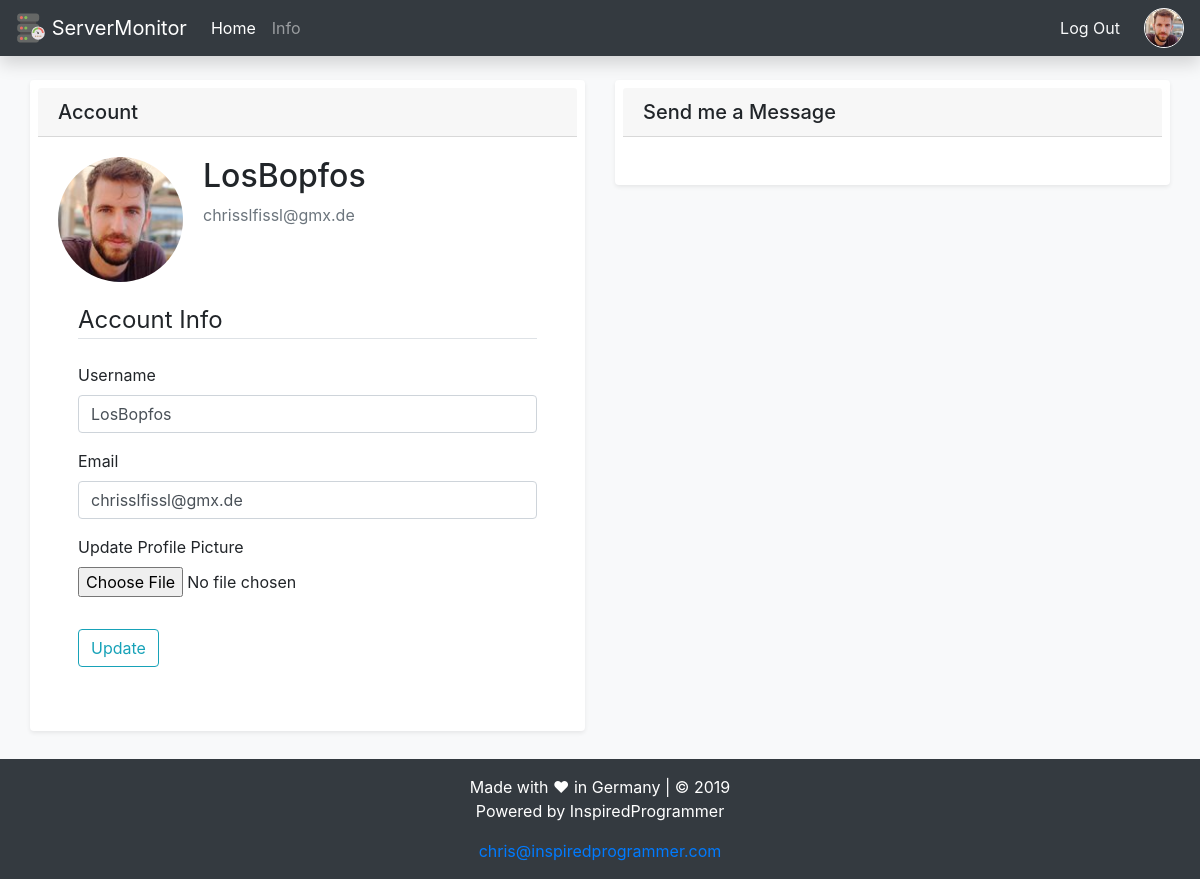
Page /account (signed in) on the committed database.
### monitor/models.py (models this page shows, shortened)
class User(db.Model, UserMixin):
    id = db.Column(db.Integer, primary_key=True)
    username = db.Column(db.String(20), unique=True, nullable=False)
    email = db.Column(db.String(20), unique=True, nullable=False)
    image_file = db.Column(db.String(20), nullable=False, default='default.jpg')
    password = db.Column(db.String(60), nullable=False)

### monitor/users/routes.py (the view)
@users.route("/account", methods=('GET', 'POST'))
@login_required
def account():
    form = UpdateAccountForm()
    if form.validate_on_submit():
        if form.picture.data:
            picture_file = save_picture(form.picture.data)
            current_user.image_file = picture_file
        current_user.username = form.username.data
        current_user.email = form.email.data
        db.session.commit()
        flash("Your account has been updated!", 'success')
        return redirect(url_for('users.account'))
    elif request.method == 'GET':
        form.username.data = current_user.username
        form.email.data = current_user.email
    image_file = url_for('static', filename='profile_pictures/' + current_user.image_file)
    return render_template('account.html', title="Your Account | ServerMonitor", image_file=image_file, form=form)

### monitor/users/forms.py (shortened to what this page needs)
class UpdateAccountForm(FlaskForm):
    username = StringField('Username', validators=[DataRequired(), Length(min=2, max=20)])
    email = StringField('Email', validators=[DataRequired(), Email()])
    picture = FileField('Update Profile Picture', validators=[FileAllowed(['jpg', 'png'])])
    submit = SubmitField('Update')

### monitor/models.py (called while the page is built)
@login_manager.user_loader
def load_user(user_id):
    return User.query.get(int(user_id))

### monitor/templates/account.html (shortened to what this page needs)
{% extends 'base.html' %}
{% block content %}
<div class="container-fluid">
    <div class="row">
        <div class="col">
            <div class="container-fluid shadow-sm p-2 mb-5 bg-white rounded">
                <h5 class="card-header">Account</h5>
                    <div class="card-body">
                        <div class="media">
                            <img class="rounded-circle account-img" src="{{ image_file }}" style="margin-right: 20px;" alt="" width="125" height="125">
                            <div class="media-body">
                                <h2 class="account-heading">{{ current_user.username }}</h2>
                                <p class="text-secondary">{{ current_user.email }}</p>
                            </div>
                        </div>
                        <div class="content-section card-body">
                            <form method="POST" action="" enctype="multipart/form-data">
                                <fieldset class="form-group">
                                    <legend class="border-bottom mb-4">Account Info</legend>
                                    <div class="form-group">
                                        {{ form.username.label(class="form-control-label") }}
                                        {% if form.username.errors %}
                                            {{ form.username(class="form-control is-invalid") }}
                                            <div class="invalid-feedback">
                                                {% for error in form.username.errors %}
                                                <span>{{ error }}</span>
                                                {% endfor %}
                                            </div>
                                        {% else %}
                                            {{ form.username(class="form-control form-control") }}
                                        {% endif %}
                                    </div>
                                    <div class="form-group">
                                        {{ form.email.label(class="form-control-label") }}
                                        {% if form.email.errors %}
                                        {{ form.email(class="form-control is-invalid") }}
                                        <div class="invalid-feedback">
                                            {% for error in form.email.errors %}
                                            <span>{{ error }}</span>
                                            {% endfor %}
                                        </div>
                                    {% else %}
                                        {{ form.email(class="form-control form-control") }}
                                    {% endif %}
                                    </div>
                                    <div class="form-group">
                                        {{ form.picture.label() }}
                                        {{ form.picture(class="form-control-file") }}
                                    </div>
                                </fieldset>
                                <div class="form-group">
                                    {{ form.submit(class="btn btn-outline-info") }}
                                </div>
                            </form>
                        </div>
                    </div>
            </div>
        </div>
        <div class="col">
            <div class="container-fluid shadow-sm p-2 mb-5 bg-white rounded">
                <h5 class="card-header">Send me a Message</h5>
                    <div class="card-body">
                    </div>
            </div>
        </div>
    </div>
</div>
{% endblock %}

### monitor/templates/base.html (shortened to what this page needs)
<!doctype html>
<html lang="en" style="width:100%; height:100%; margin:0;">
  <head>
    <link rel="stylesheet" href="https://stackpath.bootstrapcdn.com/bootstrap/4.3.1/css/bootstrap.min.css">
  </head>
  <body class="bg-light">
    <div id="page-container" style="position: relative; min-height: 100vh;">
      <nav class="navbar fixed-top navbar-expand-lg navbar-dark bg-dark shadow">
      <a class="navbar-brand" href="{{url_for('main.index')}}">
        <img src="/static/img/icon.svg" width="30" height="30" class="d-inline-block align-top" alt="">
        ServerMonitor
      </a>
      <div class="collapse navbar-collapse" id="navbarToggle">
        <div class="navbar-nav mr-auto">
          <a class="nav-item nav-link active" href="/">Home <span class="sr-only">(current)</span></a>
          <a class="nav-item nav-link" href="/info">Info</a>
        </div>
        <div class="navbar-nav">
          {% if current_user.is_authenticated %}
            <a class="nav-item nav-link text-light" style="margin-right: 16px" href="{{ url_for('users.logout') }}">Log Out</a>
            <a class="d-inline-block align-middle" href="{{ url_for('users.account') }}">
            <img src="{{ url_for('static', filename='profile_pictures/' + current_user.image_file) }}" alt="" width="40" height="40" class="rounded-circle border border-white">
            </a>
          {% else %}
            <a class="nav-item nav-link text-light" style="margin-right: 16px" href="{{ url_for('users.login') }}">Log In</a>
            <a class="nav-item nav-link border text-light rounded" href="{{ url_for('users.signup') }}">Sign Up</a>
          {% endif %}
        </div>
      </div>
      </nav>
      <div class="container-fluid" style="padding-top: 80px; padding-bottom: 100px">
        {% block content%}{% endblock %}
      </div>
      <footer class="page-footer font-small bg-dark" style="position: absolute; bottom: 0; width: 100%; height: 120px">
        <div class="footer-copyright text-center py-3 text-white">Made with ❤ in Germany | © 2019
          <p>Powered by InspiredProgrammer</p>
          <a href="mailto:chris@inspiredprogrammer.com">chris@inspiredprogrammer.com</a>
        </div>
      </footer>
    </div>
</body>
</html>

### rows in the picture
User: image_file (placeholder picture), username "LosBopfos", email "chrisslfissl@gmx.de"
